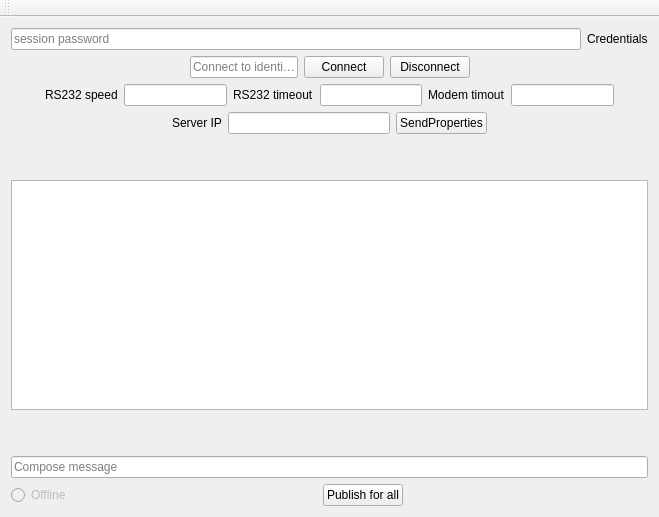
<?xml version="1.0" encoding="UTF-8"?>
<ui version="4.0">
 <class>MainWindow</class>
 <widget class="QMainWindow" name="MainWindow">
  <property name="geometry">
   <rect>
    <x>0</x>
    <y>0</y>
    <width>659</width>
    <height>517</height>
   </rect>
  </property>
  <property name="windowTitle">
   <string>MainWindow</string>
  </property>
  <property name="locale">
   <locale language="English" country="UnitedKingdom"/>
  </property>
  <widget class="QWidget" name="centralWidget">
   <layout class="QGridLayout" name="gridLayout">
    <item row="1" column="0">
     <layout class="QHBoxLayout" name="horizontalLayout">
      <item>
       <widget class="QRadioButton" name="indicator">
        <property name="enabled">
         <bool>false</bool>
        </property>
        <property name="text">
         <string>Offline</string>
        </property>
       </widget>
      </item>
      <item>
       <spacer name="horizontalSpacer">
        <property name="orientation">
         <enum>Qt::Horizontal</enum>
        </property>
        <property name="sizeHint" stdset="0">
         <size>
          <width>40</width>
          <height>20</height>
         </size>
        </property>
       </spacer>
      </item>
      <item>
       <widget class="QPushButton" name="sendEverybody">
        <property name="text">
         <string>Publish for all</string>
        </property>
       </widget>
      </item>
      <item>
       <spacer name="horizontalSpacer_2">
        <property name="orientation">
         <enum>Qt::Horizontal</enum>
        </property>
        <property name="sizeHint" stdset="0">
         <size>
          <width>40</width>
          <height>20</height>
         </size>
        </property>
       </spacer>
      </item>
     </layout>
    </item>
    <item row="0" column="0">
     <layout class="QVBoxLayout" name="base">
      <property name="sizeConstraint">
       <enum>QLayout::SetMaximumSize</enum>
      </property>
      <property name="leftMargin">
       <number>0</number>
      </property>
      <item>
       <layout class="QHBoxLayout" name="horizontalLayout_2"/>
      </item>
      <item>
       <layout class="QHBoxLayout" name="horizontalLayout_3">
        <item>
         <widget class="QLineEdit" name="sessionKey">
          <property name="echoMode">
           <enum>QLineEdit::Password</enum>
          </property>
          <property name="placeholderText">
           <string>session password</string>
          </property>
         </widget>
        </item>
        <item>
         <widget class="QLabel" name="label_2">
          <property name="text">
           <string>Credentials</string>
          </property>
         </widget>
        </item>
       </layout>
      </item>
      <item>
       <layout class="QHBoxLayout" name="horizontalLayout_4">
        <item>
         <spacer name="horizontalSpacer_4">
          <property name="orientation">
           <enum>Qt::Horizontal</enum>
          </property>
          <property name="sizeHint" stdset="0">
           <size>
            <width>40</width>
            <height>20</height>
           </size>
          </property>
         </spacer>
        </item>
        <item>
         <widget class="QLineEdit" name="Identifier">
          <property name="sizePolicy">
           <sizepolicy hsizetype="Maximum" vsizetype="Maximum">
            <horstretch>0</horstretch>
            <verstretch>0</verstretch>
           </sizepolicy>
          </property>
          <property name="placeholderText">
           <string>Connect to identifier</string>
          </property>
         </widget>
        </item>
        <item>
         <widget class="QPushButton" name="Connect">
          <property name="text">
           <string>Connect</string>
          </property>
         </widget>
        </item>
        <item>
         <widget class="QPushButton" name="Disconnect">
          <property name="text">
           <string>Disconnect</string>
          </property>
         </widget>
        </item>
        <item>
         <spacer name="horizontalSpacer_5">
          <property name="orientation">
           <enum>Qt::Horizontal</enum>
          </property>
          <property name="sizeHint" stdset="0">
           <size>
            <width>40</width>
            <height>20</height>
           </size>
          </property>
         </spacer>
        </item>
       </layout>
      </item>
      <item>
       <layout class="QHBoxLayout" name="horizontalLayout_5">
        <item>
         <spacer name="horizontalSpacer_6">
          <property name="orientation">
           <enum>Qt::Horizontal</enum>
          </property>
          <property name="sizeHint" stdset="0">
           <size>
            <width>40</width>
            <height>20</height>
           </size>
          </property>
         </spacer>
        </item>
        <item>
         <widget class="QLabel" name="label">
          <property name="text">
           <string>RS232 speed</string>
          </property>
         </widget>
        </item>
        <item>
         <widget class="QLineEdit" name="baudrate"/>
        </item>
        <item>
         <widget class="QLabel" name="label_3">
          <property name="text">
           <string>RS232 timeout</string>
          </property>
         </widget>
        </item>
        <item>
         <widget class="QLineEdit" name="rs232Timeout"/>
        </item>
        <item>
         <widget class="QLabel" name="label_4">
          <property name="text">
           <string>Modem timout</string>
          </property>
         </widget>
        </item>
        <item>
         <widget class="QLineEdit" name="modemTimeout"/>
        </item>
        <item>
         <spacer name="horizontalSpacer_3">
          <property name="orientation">
           <enum>Qt::Horizontal</enum>
          </property>
          <property name="sizeHint" stdset="0">
           <size>
            <width>40</width>
            <height>20</height>
           </size>
          </property>
         </spacer>
        </item>
       </layout>
      </item>
      <item>
       <layout class="QHBoxLayout" name="horizontalLayout_6">
        <item>
         <spacer name="horizontalSpacer_7">
          <property name="orientation">
           <enum>Qt::Horizontal</enum>
          </property>
          <property name="sizeHint" stdset="0">
           <size>
            <width>40</width>
            <height>20</height>
           </size>
          </property>
         </spacer>
        </item>
        <item>
         <widget class="QLabel" name="label_5">
          <property name="text">
           <string>Server IP</string>
          </property>
         </widget>
        </item>
        <item>
         <widget class="QLineEdit" name="newServer"/>
        </item>
        <item>
         <widget class="QPushButton" name="sendProp">
          <property name="text">
           <string>SendProperties</string>
          </property>
         </widget>
        </item>
        <item>
         <spacer name="horizontalSpacer_8">
          <property name="orientation">
           <enum>Qt::Horizontal</enum>
          </property>
          <property name="sizeHint" stdset="0">
           <size>
            <width>40</width>
            <height>20</height>
           </size>
          </property>
         </spacer>
        </item>
       </layout>
      </item>
      <item>
       <spacer name="verticalSpacer_2">
        <property name="orientation">
         <enum>Qt::Vertical</enum>
        </property>
        <property name="sizeType">
         <enum>QSizePolicy::Fixed</enum>
        </property>
        <property name="sizeHint" stdset="0">
         <size>
          <width>20</width>
          <height>40</height>
         </size>
        </property>
       </spacer>
      </item>
      <item>
       <widget class="QTextBrowser" name="receivedMsg">
        <property name="sizePolicy">
         <sizepolicy hsizetype="Expanding" vsizetype="Expanding">
          <horstretch>0</horstretch>
          <verstretch>0</verstretch>
         </sizepolicy>
        </property>
       </widget>
      </item>
      <item>
       <spacer name="verticalSpacer">
        <property name="orientation">
         <enum>Qt::Vertical</enum>
        </property>
        <property name="sizeType">
         <enum>QSizePolicy::Fixed</enum>
        </property>
        <property name="sizeHint" stdset="0">
         <size>
          <width>20</width>
          <height>40</height>
         </size>
        </property>
       </spacer>
      </item>
      <item>
       <widget class="QLineEdit" name="transmitMsg">
        <property name="inputMask">
         <string notr="true"/>
        </property>
        <property name="placeholderText">
         <string>Compose message</string>
        </property>
       </widget>
      </item>
     </layout>
    </item>
   </layout>
  </widget>
  <widget class="QMenuBar" name="menuBar">
   <property name="geometry">
    <rect>
     <x>0</x>
     <y>0</y>
     <width>659</width>
     <height>23</height>
    </rect>
   </property>
  </widget>
  <widget class="QToolBar" name="mainToolBar">
   <attribute name="toolBarArea">
    <enum>TopToolBarArea</enum>
   </attribute>
   <attribute name="toolBarBreak">
    <bool>false</bool>
   </attribute>
  </widget>
 </widget>
 <layoutdefault spacing="6" margin="11"/>
 <resources/>
 <connections/>
</ui>
